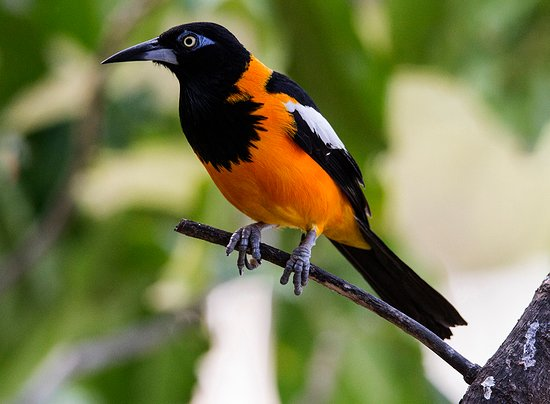
#> input picture data/images/troupial.jpg, 550 x 404 px
$ python 6_resize.py
#> lines starting #> are read from the running program, lines starting #| are printed output that depends on the picture
##########################################################################################################
#
# SPDX-License-Identifier: MIT
# Copyright (c) 2025 Nikunj Lad
#
# This script shows how to resize an image using various interpolation methods.
# It also shows how to maintain the aspect ratio of the image while resizing an image up or down.
# Finally, we also recommended the best resize operations and techniques to use for our resize operations
# based on the conditions and situations we encounter.
#
##########################################################################################################

__maintainer__ = "Nikunj Lad"

# importing relevant libraries
import argparse
import cv2
import imutils
import sys
from pathlib import Path

DATA_DIR = Path(__file__).parent.parent / "data"

# create argument parser handler
ag = argparse.ArgumentParser()
ag.add_argument("-i", "--image", type=str, default=DATA_DIR / "images/troupial.jpg", help="path to input image")
args = vars(ag.parse_args())

# read the image
image = cv2.imread(args["image"])
#> image is the input picture: shape (404, 550, 3); mean B, G, R 80.5, 124.3, 121.3
(height, width) = image.shape[0:2]                  # get the height and width of the image
#> height = 404; width = 550
aspect_ratio = width * 1.0 / height
#> aspect_ratio = 1.36
cv2.imshow("Original Image", image)

# Resize the image maintaining the aspect ratio to have width of 150 pixels
new_height = int(150 / aspect_ratio)
#> new_height = 110
resized_image = cv2.resize(image, (150, new_height), interpolation=cv2.INTER_AREA)
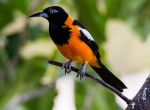
#> resized_image: shape (110, 150, 3); mean B, G, R 80.5, 124.3, 121.3
cv2.imshow("Resized image with width 150", resized_image)

# Resize the image maintaining the aspect ratio to have height of 50 pixels
new_width = int(50 * aspect_ratio)
#> new_width = 68
resized_image = cv2.resize(image, (new_width, 50), interpolation=cv2.INTER_AREA)
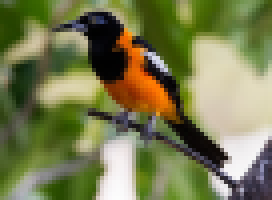
#> resized_image: shape (50, 68, 3) (shown 4 times larger); mean B, G, R 80.5, 124.3, 121.3
cv2.imshow("Resized image with height 50", resized_image)

# Resize images using imutils to avoid performing math operations for aspect ratio resizing
# When you resize images using imutils, you can provide the desired width and height to resize the image to. The aspect ratio is automatically handled by the library
# Resize the image using imutils to a width of 100
resized_image = imutils.resize(image, width=100)
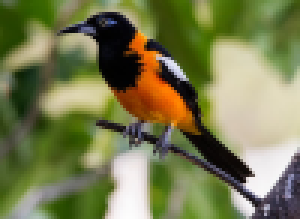
#> resized_image: shape (73, 100, 3) (shown 3 times larger); mean B, G, R 80.5, 124.3, 121.3
cv2.imshow("Resized image using imutils", resized_image)
cv2.waitKey(0)
cv2.destroyAllWindows()

# Resize images using various interpolation methods.
# Use first three methods to resize down an image from a higher resolution since its fast operation. Preferably, use cv2.INTER_LINEAR to make an image smaller with best results
# Use last 2 methods to resize up an image from a lower resolution since its more accurate. Preferably, use cv2.INTER_CUBIC to make an image larger with best results.
resize_methods = [
    ("cv2.INTER_NEAREST", cv2.INTER_NEAREST),
    ("cv2.INTER_LINEAR", cv2.INTER_LINEAR),
    ("cv2.INTER_AREA", cv2.INTER_AREA),
    ("cv2.INTER_CUBIC", cv2.INTER_CUBIC),
    ("cv2.INTER_LACZOS4", cv2.INTER_LANCZOS4),
]

cv2.imshow("Original Image", image)
for (name, method) in resize_methods:
    print(f"Resizing image using {name}")
    resized_image = imutils.resize(image, width=width * 2, inter=method)
    cv2.imshow(f"Image resized using {name}", resized_image)
    cv2.waitKey(0)

cv2.destroyAllWindows()
sys.exit(0)
#> (the program exits here)

$ run again, with data/images/andy.jpg copied over data/images/troupial.jpg
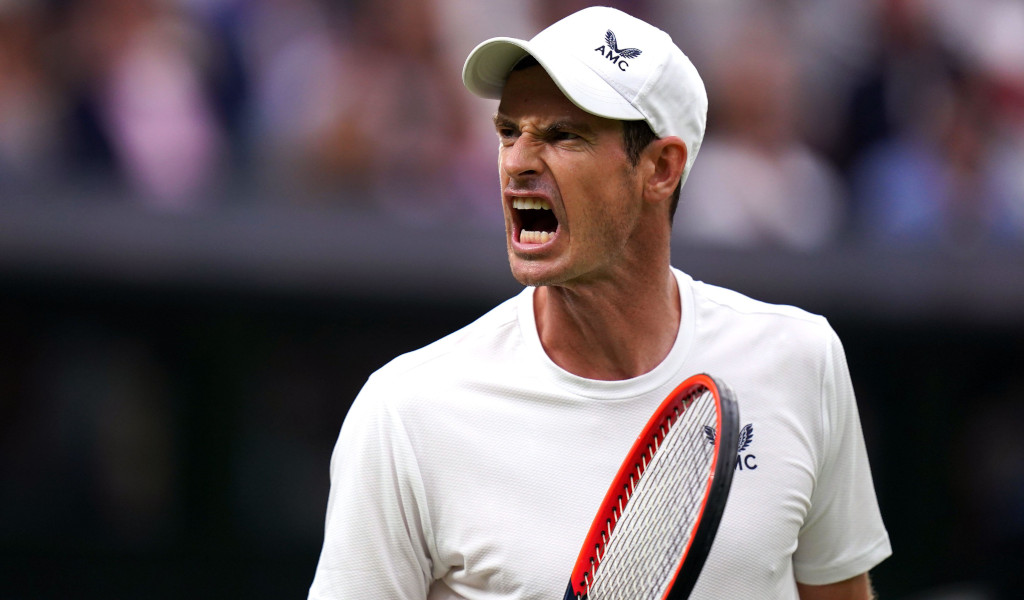
#> input picture data/images/andy.jpg, 1024 x 600 px
#> image is the input picture: shape (600, 1024, 3); mean B, G, R 98.2, 93, 103.6
#> `resized_image = cv2.resize(image, (150, new_height), interpolation=cv2..`:
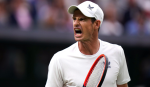
#> resized_image: shape (87, 150, 3); mean B, G, R 98.2, 93, 103.6
#> `resized_image = imutils.resize(image, width=100)`:
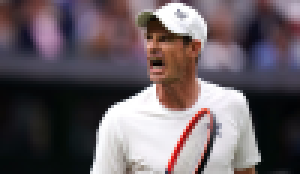
#> resized_image: shape (58, 100, 3) (shown 3 times larger); mean B, G, R 98.2, 93, 103.6

$ run again, with data/images/sunset.jpg copied over data/images/troupial.jpg
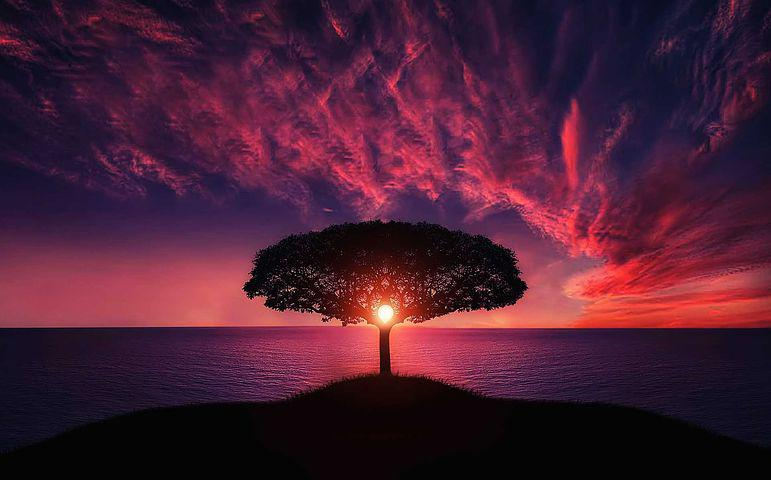
#> input picture data/images/sunset.jpg, 771 x 480 px
#> image is the input picture: shape (480, 771, 3); mean B, G, R 51.4, 30.4, 73.7
#> `resized_image = cv2.resize(image, (150, new_height), interpolation=cv2..`:
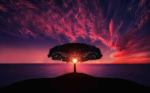
#> resized_image: shape (93, 150, 3); mean B, G, R 51.4, 30.4, 73.8
#> `resized_image = imutils.resize(image, width=100)`:
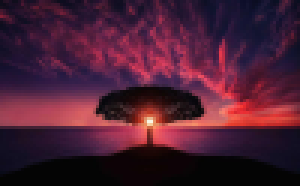
#> resized_image: shape (62, 100, 3) (shown 3 times larger); mean B, G, R 51.4, 30.4, 73.7
